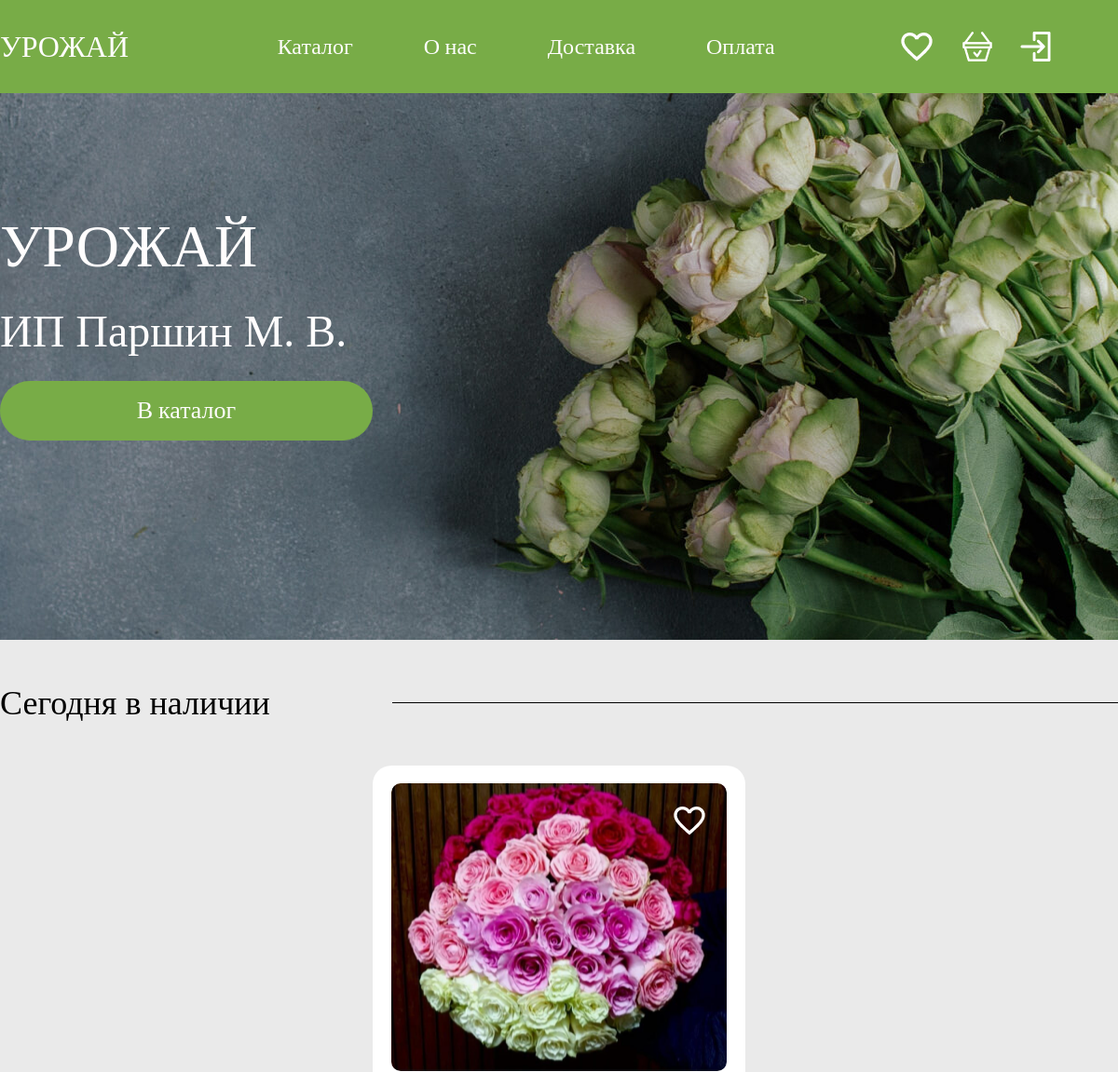
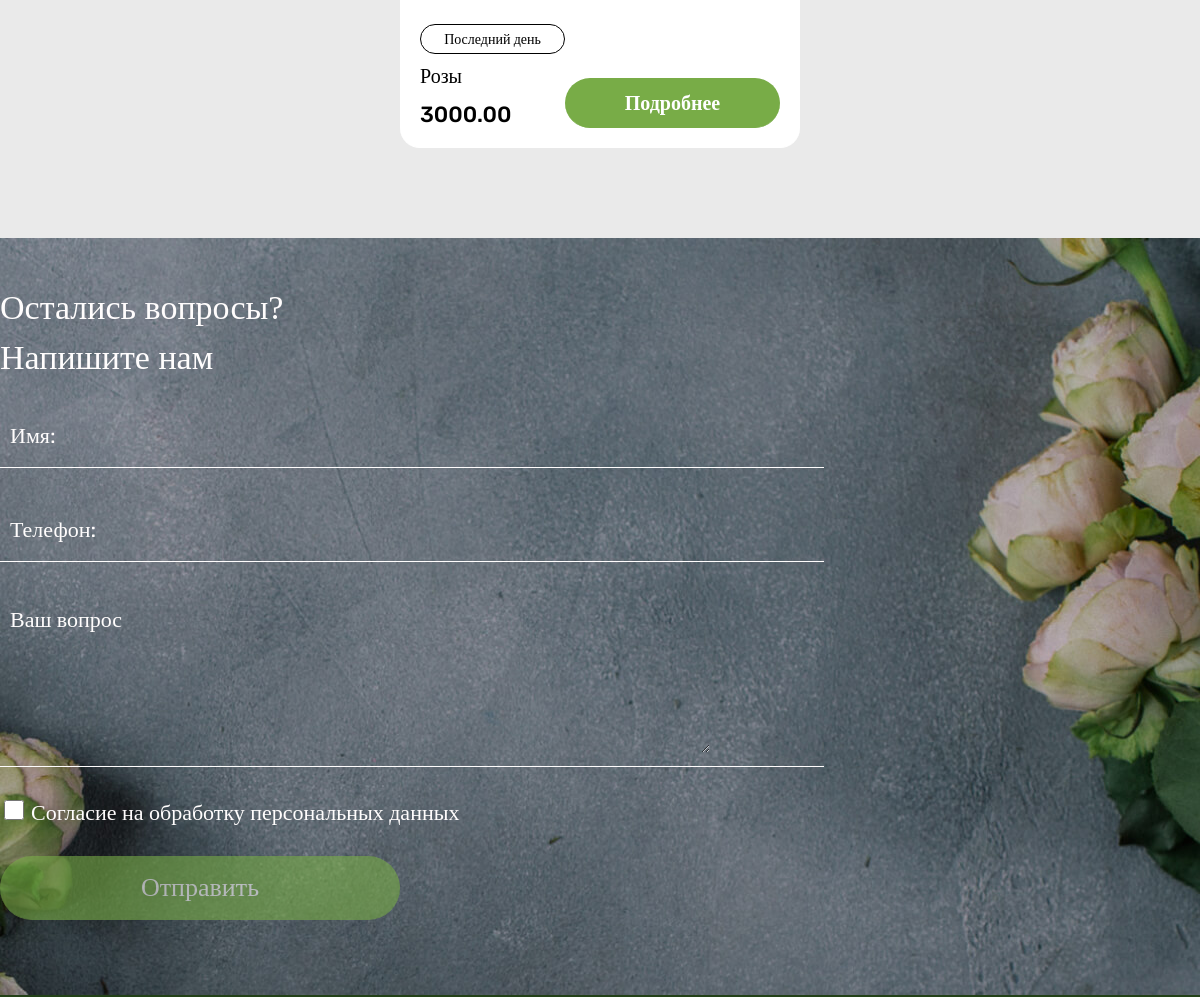
The app's page / (upper part), older data (2 pictures, top to bottom).
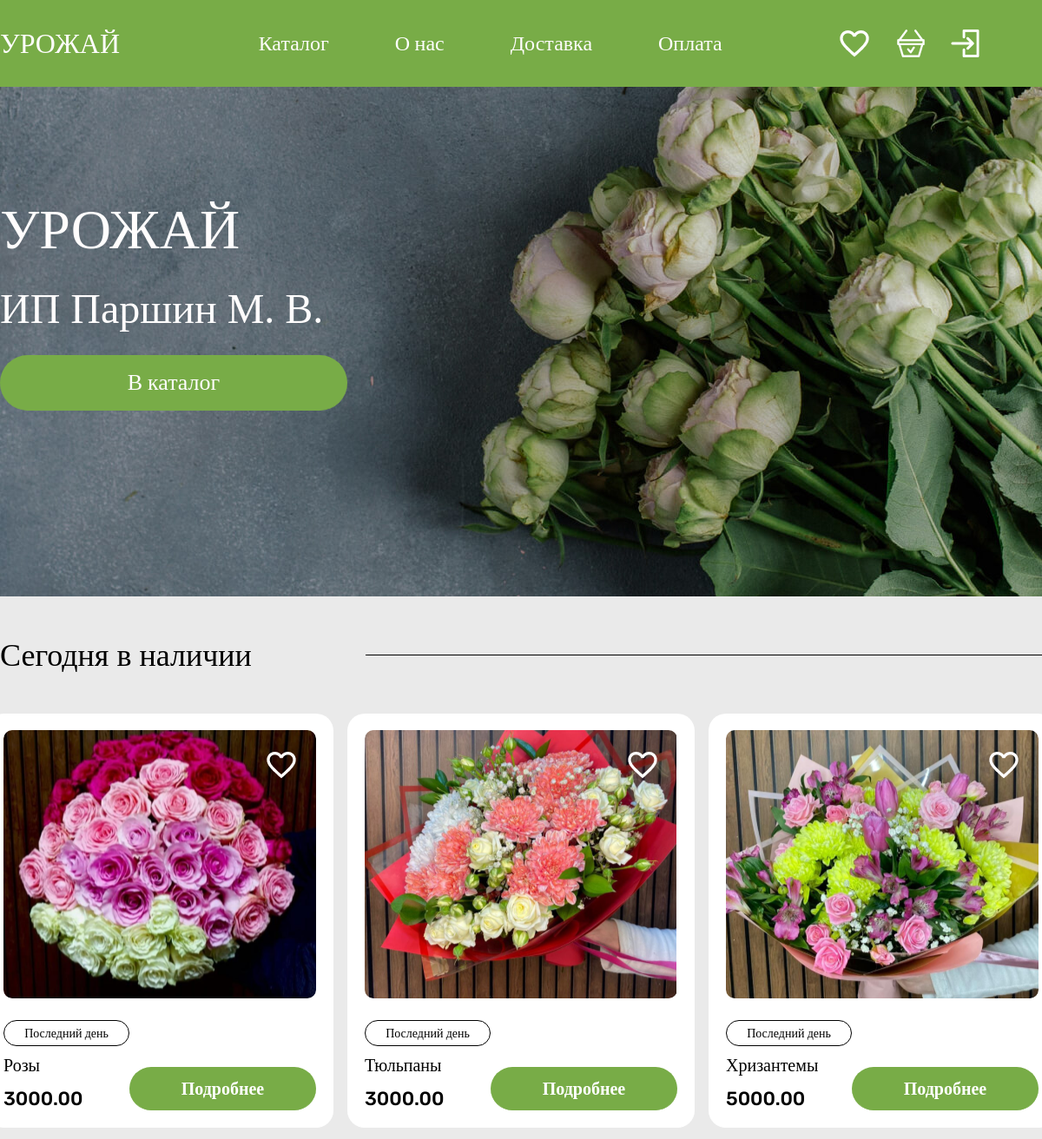
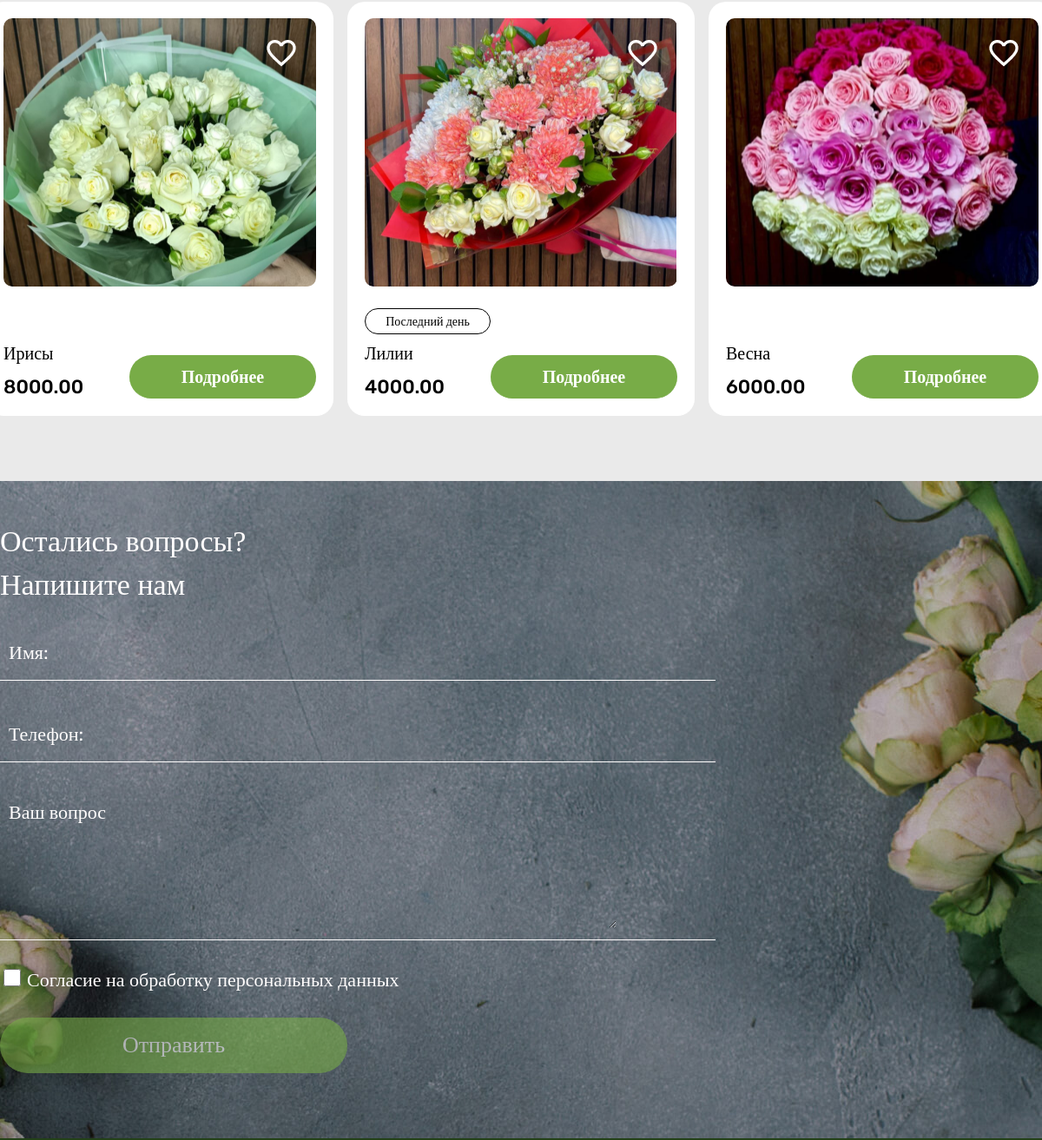
The same page, newer data (2 pictures, top to bottom).
### catalog/models.py (models this page shows, shortened)
class Product(models.Model):
    category = models.ForeignKey(Category, on_delete=models.PROTECT, verbose_name='Категория')
    stock = models.ForeignKey(Stocks, on_delete=models.SET_NULL, verbose_name='Акция', null=True, default=None)
    name = models.CharField(max_length=100, verbose_name='Название')
    price = models.DecimalField(max_digits=10, decimal_places=2, verbose_name='Цена')
    description = models.TextField(verbose_name='Описание')
    class Meta:
        verbose_name_plural = 'Товар'

class PhotoProduct(models.Model):
    product = models.ForeignKey(Product, related_name='photos', on_delete=models.CASCADE)
    photo = models.ImageField(upload_to='photos/', verbose_name='Фотография')

class Stocks(models.Model):
    CATEGORY_CHOICES = [
        ('10', '10%'),
        ('20', '20%'),
    ]
    name = models.CharField(max_length=50, verbose_name='Название Акции')
    discount = models.CharField(max_length=50, choices=CATEGORY_CHOICES, verbose_name='Процент скидки')
    class Meta:
        verbose_name_plural = 'Скидки'
    def __str__(self):
        return self.name

### catalog/views.py (the view)
# urls.py: path('', PostListView.as_view(), name='view'),
class PostListView(ListView):
    model = Product
    template_name = 'base.html'
    context_object_name = 'products'
    def get_queryset(self):
        qs = super().get_queryset()
        user = self.request.user
        if user.is_authenticated:
            liked_ids = set(user.user_likes.values_list('like_id', flat=True))
        else:
            liked_ids = set()
        for product in qs:
            product.is_liked = product.id in liked_ids
        return qs
    def get_context_data(self, **kwargs):
        context = super().get_context_data(**kwargs)
        user = self.request.user
        if user.is_authenticated:
            context['like_count'] = user.user_likes.count()
            context['basket_count'] = user.user_products.count()
        else:
            context['like_count'] = 0
            context['basket_count'] = 0
        return context

### catalog/templates/base.html (shortened to what this page needs)
<!DOCTYPE html>
<html lang="en">
<head>
    {% block styles %}
    {% load static %}
    <link rel="stylesheet" type="text/css" href="{% static 'css/style.css' %}">
    {% endblock %}
    <link rel="stylesheet" type="text/css" href="{% static 'css/reset.css' %}">
    <link rel="stylesheet" type="text/css" href="{% static 'css/header_footer.css' %}">
    <link rel="stylesheet" href="{% static 'css/style.css' %}">
    <link href="https://db.onlinewebfonts.com/c/af7d9ff7bc3d5c229740fe9fe78ebca6?family=Vetrino" rel="stylesheet">
</head>
<body>
    <header class="header">
      <div class="container">
        <div class="header__wrapper">
        <a href="{% url 'view' %}" style="cursor:pointer; text-decoration: none; color: inherit;" class="header_name" >
          УРОЖАЙ
        </a>
        <div class="header_menu">
          <div>
            Каталог
          </div>
          <a href="{% url 'about_us'%}" style="cursor:pointer; text-decoration: none; color: white;">
            О нас
          </a>
          <div>
            Доставка
          </div>
          <div>
            Оплата
          </div>
        </div>
        <div class="header_basket">
          <a class="vector" href="{% url 'view' %}">
            {% if user.is_authenticated %}
            <div class="like_count">
              <img src="{% static 'images/Vector.png' %}">
              <div class="count_like">{{ like_count }}</div>
            </div>
            {% else %}
            <div>
              <img class="like-img register-btn" src="{% static 'images/Vector.png' %}"
                   data-product-id="{{ product.pk }}"
                   style="cursor:pointer;">
            </div>
            {% endif %}
          </a>
          <a class="vector" href="{% url 'view' %}">
            {% if user.is_authenticated %}
            <div class="basket_count">
              <img src="{% static 'images/Layer_2.png' %}">
              <div class="count_basket">{{ basket_count }}</div>
            </div>
            {% else %}
            <div>
              <img class="like-img register-btn" src="{% static 'images/Layer_2.png' %}"
                   data-product-id="{{ product.pk }}"
                   style="cursor:pointer;">
            </div>
            {% endif %}
          </a>
          {% if user.is_authenticated %}
            <def style="display:inline; position: relative;" class="profile-link">
                <img src="{% static 'images/Frame 839.png' %}">
                <div class="burger-menu">
                    <ul>
                        <li><a href="{% url 'profile' %}">Профиль</a></li>
                        <li><form method="post" action="{% url 'exit' %}">
                              {% csrf_token %}
                              <button class="exit" type="submit">Выйти</button>
                            </form>
                        </li>
                    </ul>
                </div>
            </def>
          {% else %}
          <a href="{% url 'login'%}" style="cursor:pointer; text-decoration: none; color: white;">
            <img src="{% static 'images/avtorizovatsya_qcmrbxi1b3yd 2.png' %}">
          </a>
          {% endif %}
        </div>
      </div>
      </div>
    </header>
{% block content %}
    {% include 'name.html' %}
    <section class="catalog">
      <div class="container section">
        <div class="today">
          <div class="div_today">
            <div class="product_text"> Сегодня в наличии </div>
            <div class="line"></div>
          </div>
          <div class="div_product">
            <div class="grup_product mobil">
                  {% for product in products|slice:":3" %}
                    <div class="product">
                      <div class="drawing" style="background-image:url('{{ product.photos.all.0.photo.url }}')">
                      {% if user.is_authenticated %}
                        {% if product.is_liked %}
                            <img class="like-img" src="{% static 'images/Vector1.png' %}" data-product-id="{{ product.pk }}" style="cursor:pointer;">
                        {% else %}
                            <img class="like-img" src="{% static 'images/Vector.png' %}" data-product-id="{{ product.pk }}" style="cursor:pointer;">
                        {% endif %}
                      {% else %}
                        <img class="like-img register-btn" src="{% static 'images/Vector.png' %}" data-product-id="{{ product.pk }}" style="cursor:pointer;">
                      {% endif %}
                      </div>
                <div class="product_info">
                  <div class="product_info1">
                    {% if product.stock %}
                        <div class="input_hit">{{product.stock}}</div>
                    {% else %}
                        <div class="input_empty">{{product.stock}}</div>
                    {% endif %}
                    <div class="bouquet_name">
                      {{product.name}}
                    </div>
                    <div class="cost">
                      {{product.price}}
                    </div>
                  </div>
                  <div class="detailed1">
                    <a href="{% url 'detail' product.pk %}" style="cursor:pointer; text-decoration: none; color: white;" class="detailed color">Подробнее</a>
                  </div>
                </div>
              </div>
              {% endfor %}
            </div>
            <div class="grup_product mobil">
                  {% for product in products|slice:"3:6" %}
                    <div class="product">
                      <div class="drawing" style="background-image:url('{{ product.photos.all.0.photo.url }}')">
                      {% if user.is_authenticated %}
                        {% if product.is_liked %}
                            <img class="like-img" src="{% static 'images/Vector1.png' %}" data-product-id="{{ product.pk }}" style="cursor:pointer;">
                        {% else %}
                            <img class="like-img" src="{% static 'images/Vector.png' %}" data-product-id="{{ product.pk }}" style="cursor:pointer;">
                        {% endif %}
                      {% else %}
                        <img class="like-img register-btn" src="{% static 'images/Vector.png' %}" data-product-id="{{ product.pk }}" style="cursor:pointer;">
                      {% endif %}
                      </div>
                <div class="product_info">
                  <div class="product_info1">
                    {% if product.stock %}
                        <div class="input_hit">{{product.stock}}</div>
                    {% else %}
                        <div class="input_empty"></div>
                    {% endif %}
                    <div class="bouquet_name">
                      {{product.name}}
                    </div>
                    <div class="cost">
                      {{product.price}}
                    </div>
                  </div>
                  <div class="detailed1">
                    <a href="{% url 'detail' product.pk %}" style="cursor:pointer; text-decoration: none; color: white;" class="detailed color">Подробнее</a>
                  </div>
                </div>
              </div>
              {% endfor %}
            </div>
              </div>
            </div>
          </div>
    </section>
    <div class="div_div">
    </div>
    {% include 'feedback.html' %}
{% endblock %}
</body>
</html>

### catalog/templates/name.html
<section class="about">
    <div class="container">
        <div class="mask_top">
          <div class="div_name">
            УРОЖАЙ
          </div>
          <div class="div_ip">
            ИП Паршин М. В.
          </div>
          <div>
            <button class="input_basket color" type="button" id="input_basket">В каталог</button>
          </div>
      </div>
    </div>
</section>

### catalog/templates/feedback.html
<section class="questions">
      <div class="container">
        <div class="mask_bottom">
          <div class="question_letter">
          <div class="question">
            Остались вопросы?
          </div>
          <div class="letter">
            Напишите нам
          </div>
          </div>
          <form action="" method="get">
            <label class="label_name">
              <div>
                Имя:
              </div>
              <input class="input_name" type="text" name="name">
            </label>
            <label class="label_phone">
              <div>
                Телефон:
              </div>
              <input class="input_phone" type="phone" name="phone">
            </label>
            <label class="label_comment">
              <div>
                Ваш вопрос
              </div>
              <textarea name="comment"></textarea>
            </label>
            <div class="input_sogl1">
              <input class="input_sogl" type="checkbox" id="subscribe" name="subscribe" value="yes">
              <label class="label_sogl" for="subscribe">Согласие на обработку<div class="prob"><br></div> персональных данных</label>
            </div>
            <button class="submit color" type="submit" disabled>
              Отправить
            </button>
          </form>
        </div>
      </div>
    </section>

### static/css/header_footer.css (style rules this page uses)
.header { height: 100px; width: 100%; background-color: #78AC47; color: #FFFDFD; font-size: 24px; font-family: "Rubik"; font-weight: 500; }
.container { max-width: 1240px; margin: 0 auto; width: 100%; height: 90%; }
.header__wrapper { display: flex; justify-content: space-between; align-items: center; height: 100px; }
.header_name { height: 84px; width: 227px; display: flex; align-items: center; font-size: 32px; font-family: "Vetrino"; font-weight: 400; }
.header_menu { height: 84px; width: 534px; display: flex; align-items: center; justify-content: space-between; }
.header_basket { gap: 29px; height: 84px; width: 227px; display: flex; align-items: center; justify-content: flex-end; }

Row changes from the older to the newer data that the page shows:
added Product: photos.all.0.photo (picture), stock "Последний день", name "Тюльпаны", price "3000.00"
added Product: photos.all.0.photo (picture), stock "Последний день", name "Хризантемы", price "5000.00"
added Product: photos.all.0.photo (picture), name "Ирисы", price "8000.00"
added Product: photos.all.0.photo (picture), stock "Последний день", name "Лилии", price "4000.00"
added Product: photos.all.0.photo (picture), name "Весна", price "6000.00"
